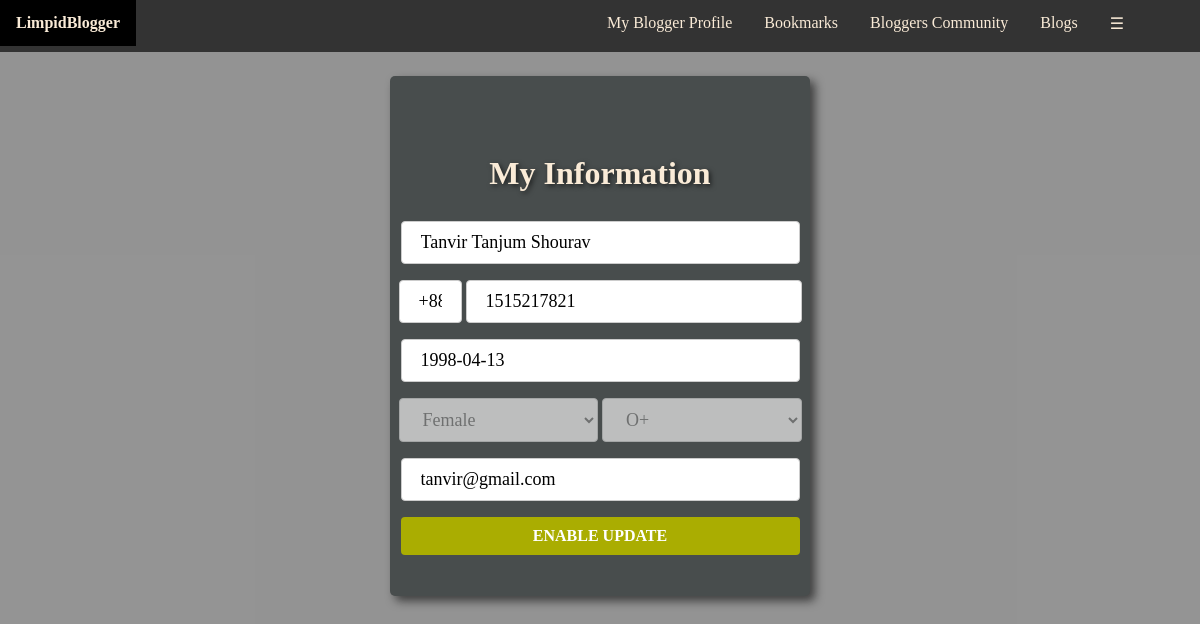
The page /views/Common/MyProfile.php (signed in) on the database its author committed.
### tables this page shows
CREATE TABLE `bloggers` (
  `id` int(11) NOT NULL,
  `name` varchar(255) NOT NULL,
  `contact` varchar(255) NOT NULL,
  `blood_group` varchar(255) NOT NULL,
  `gender` varchar(255) NOT NULL,
  `birth_date` date NOT NULL,
  `login_id` int(11) NOT NULL
);

### models/DBC.php (called while the page is built, shortened)
<?php
$serverName="localhost";
$userName="root";
$password="";
$dbName="limpidbloggers_db";
function get($query)
{
	$data=array();
	global $serverName,$userName,$password,$dbName;
	try
	{
		$conn=mysqli_connect($serverName,$userName,$password,$dbName);
		$result=mysqli_query($conn,$query);
		if(mysqli_num_rows($result) > 0)
		{
			while($row=mysqli_fetch_assoc($result))
			{
				$entity=array();
				foreach($row as $k=>$v)
				{
					$entity[$k]=$row[$k];
				}
				$data[]=$entity;
			}
		}
		return $data;
	}
	catch (Exception $e)
	{
		throw $e->getMessage();
		return $data;
		mysqli_close($conn);
	}
}
?>

### models/BloggerModel.php (called while the page is built, shortened)
<?php
require_once 'DBC.php';
function getBloggerByID($data)
{
	$result = null;
	try
	{
		$query= "SELECT bloggers.*, logins.email FROM `bloggers` INNER JOIN `logins` ON bloggers.login_id = logins.id WHERE bloggers.id = '$data';";
		$result=get($query);
		if($result != null)
		{
			return $result;
		}
		else
		{
			return $result;
		}
	}
	catch(Exception $e)
	{
		throw $e->getMessage();
		return $result;
	}
}
?>

### controllers/MyProfileController.php (called while the page is built, shortened)
<?php
require_once '../../models/EmployeeModel.php';
require_once '../../models/BloggerModel.php';
function getDetails()
{
    if($_SESSION['loginInfo']['usertype_id'] != 3)
    {
        $user = getEmployeeByID(unserialize($_COOKIE["userInfo"])["id"]);
        $data = array("id"=>$user[0]["id"], "name"=>$user[0]["name"], "contact"=>substr($user[0]["contact"], 4), "blood_group"=>$user[0]["blood_group"], "gender"=>$user[0]["gender"], "birth_date"=>$user[0]["birth_date"], "login_id"=>$user[0]["login_id"], "email"=>$user[0]["email"], "salary"=>$user[0]["salary"], "designation"=>$user[0]["type"]);
    }
    else
    {
        $user = getBloggerByID(unserialize($_COOKIE["userInfo"])["id"]);
        $data = array("id"=>$user[0]["id"], "name"=>$user[0]["name"], "contact"=>substr($user[0]["contact"], 4), "blood_group"=>$user[0]["blood_group"], "gender"=>$user[0]["gender"], "birth_date"=>$user[0]["birth_date"], "login_id"=>$user[0]["login_id"], "email"=>$user[0]["email"], "salary"=>"", "designation"=>"");
    }
}
if(isset($_SESSION['loginInfo']) && isset($_COOKIE['userInfo']))
{
    getDetails();
}
else
{
    header("Location: https://localhost/LimpidBloggers/controllers/api/Logout.php");
}
?>

### views/Common/MyProfile.php (the view, shortened to what this page needs)
<?php
include "../../controllers/MyProfileController.php";
?>
<!DOCTYPE html>
<html>
    <head>
        <link rel="stylesheet" href="https://localhost/LimpidBloggers/assets/css/navigationbar.css">
        <link rel="stylesheet" href="https://localhost/LimpidBloggers/assets/css/divs.css">
        <link rel="stylesheet" href="https://localhost/LimpidBloggers/assets/css/texts.css">
        <link rel="stylesheet" href="https://localhost/LimpidBloggers/assets/css/forms.css">
        <link rel="stylesheet" href="https://localhost/LimpidBloggers/assets/css/buttons.css">
        <link rel="stylesheet" href="https://localhost/LimpidBloggers/assets/css/tables.css">
    </head>
    <body>
        <form method="POST">
            <?php
            if($_SESSION['loginInfo']['usertype_id'] == 3)
            {
                include "../Blogger/navbar.php";
            }
            ?>
            <div class="remainDiv">
                <div style="padding-top: 3vh;"></div>
               <center>
                    <div class="<?php if($_SESSION['loginInfo']['usertype_id'] != 3){echo "infoDiv2";} else{ echo "infoDiv1"; } ?>">
                        <h1 class="loginHeader">My Information</h1>
                        <input type="text" name="nameTB" id="nameTB" class="inputText1" placeholder="Full Name" value="<?php echo $data["name"]; ?>" readonly>
                        <input type="text" class="inputText1" placeholder="Contact" value="+880" style="width: calc(15%);" readonly>
                        <input type="text" name="contactTB" id="contactTB" class="inputText1" placeholder="1XXXXXXXXX" value="<?php echo $data["contact"]; ?>" style="width: calc(80%);" readonly>
                        <input type="text" name="dateTB" id="dateTB" class="inputText1" value="<?php echo $data["birth_date"]; ?>" onfocus="(this.type='date')" onfocusout="(this.type='text')" placeholder="Date of Birth" readonly>
                        <select id="gender" name="gender" class="inputText1" style="width: calc(47.5%);" disabled>
                            <option value="Female" <?php if($data["gender"]=="Female"){echo "selected";} ?>>Female</option>
                        </select>
                        <select id="bloodgroup" name="bloodgroup" class="inputText1" style="width: calc(47.5%);" disabled>
                            <option value="O+" <?php if($data["blood_group"]=="O+"){echo "selected";} ?>>O+</option>
                        </select>
                        <input type="text" name="emailTB" id="emailTB" class="inputText1" placeholder="Email" value="<?php echo $data["email"]; ?>" readonly>
                        <br>
                        <button type="button" name="enableBTN" id="enableBTN" class="btnEn" onclick="enableEdit();"><b>ENABLE UPDATE</b></button>
                    </div>
               </center>
            </div>
        </form>
    </body>
</html>

### assets/css/navigationbar.css (style rules this page uses)
body { margin:0; }

### assets/css/divs.css (style rules this page uses)
.remainDiv { width: 100%; height: 93.5vh; position: relative; overflow: auto; background-position: center; background-color: rgba(102, 102, 102, .7); text-align: center; vertical-align: middle; }
.infoDiv1 { align-content: center; width: 35vw; height: 65vh; background-color: rgb(72, 77, 77); border: 2px 2px 2px 2px; border-radius: 5px; box-shadow: 5px 5px 10px rgba(8, 8, 8, 0.603) }

### assets/css/texts.css (style rules this page uses)
.loginHeader { padding-top: 3vh; text-decoration: wavy; font-family: 'Times New Roman', Times, serif; color: antiquewhite; text-shadow: 2px 2px 5px rgba(0, 0, 0, 0.603); }

### assets/css/forms.css (style rules this page uses)
.inputText1 { width: 95%; padding: 10px 19px; margin: 8px 0; display: inline-block; border: 1px solid #ccc; border-radius: 4px; box-sizing: border-box; font-family: 'Times New Roman', Times, serif; font-size: 18px; }

### assets/css/buttons.css (style rules this page uses)
.btnEn { width: 95%; background-color: #aaad01; color: white; padding: 10px 13px; margin: 8px 0; border: none; border-radius: 4px; cursor: pointer; text-decoration-style: solid; font-family: consolas; font-size: medium; }

### rows shown on the page
bloggers: nameTB "Tanvir Tanjum Shourav", dateTB "1998-04-13", gender "Female", bloodgroup "O+", emailTB "tanvir@gmail.com"
